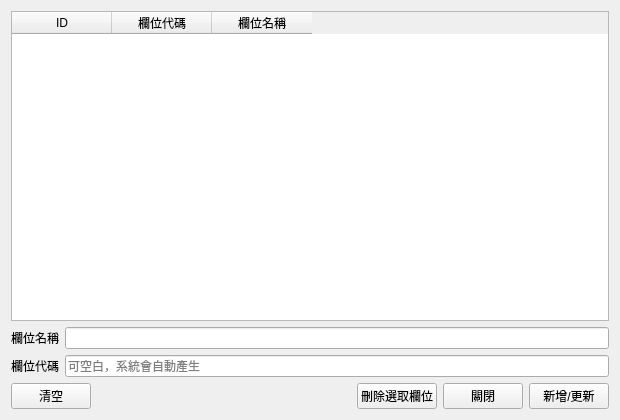
<?xml version="1.0" encoding="UTF-8"?>
<ui version="4.0">
 <class>customFieldManagementDialogContent</class>
 <widget class="QWidget" name="customFieldManagementDialogContent">
  <property name="geometry">
   <rect>
    <x>0</x>
    <y>0</y>
    <width>620</width>
    <height>420</height>
   </rect>
  </property>
  <property name="windowTitle">
   <string>自訂欄位管理</string>
  </property>
  <property name="dialogSize" stdset="0">
   <size>
    <width>620</width>
    <height>420</height>
   </size>
  </property>
  <layout class="QVBoxLayout" name="customFieldManagementLayout" stretch="1,0,0">
   <property name="spacing">
    <number>6</number>
   </property>
   <property name="leftMargin">
    <number>11</number>
   </property>
   <property name="topMargin">
    <number>11</number>
   </property>
   <property name="rightMargin">
    <number>11</number>
   </property>
   <property name="bottomMargin">
    <number>11</number>
   </property>
   <item>
    <widget class="TableWidget" name="fieldsTable">
     <property name="editTriggers">
      <set>QAbstractItemView::NoEditTriggers</set>
     </property>
     <property name="selectionMode">
      <enum>QAbstractItemView::SingleSelection</enum>
     </property>
     <property name="selectionBehavior">
      <enum>QAbstractItemView::SelectRows</enum>
     </property>
     <attribute name="verticalHeaderVisible">
      <bool>false</bool>
     </attribute>
     <column>
      <property name="text">
       <string>ID</string>
      </property>
     </column>
     <column>
      <property name="text">
       <string>欄位代碼</string>
      </property>
     </column>
     <column>
      <property name="text">
       <string>欄位名稱</string>
      </property>
     </column>
    </widget>
   </item>
   <item>
    <layout class="QGridLayout" name="formLayout">
     <property name="horizontalSpacing">
      <number>6</number>
     </property>
     <property name="verticalSpacing">
      <number>6</number>
     </property>
     <property name="leftMargin">
      <number>0</number>
     </property>
     <property name="topMargin">
      <number>0</number>
     </property>
     <property name="rightMargin">
      <number>0</number>
     </property>
     <property name="bottomMargin">
      <number>0</number>
     </property>
     <item row="0" column="0">
      <widget class="QLabel" name="labelLabel">
       <property name="text">
        <string>欄位名稱</string>
       </property>
      </widget>
     </item>
     <item row="0" column="1">
      <widget class="LineEdit" name="labelEdit" />
     </item>
     <item row="1" column="0">
      <widget class="QLabel" name="keyLabel">
       <property name="text">
        <string>欄位代碼</string>
       </property>
      </widget>
     </item>
     <item row="1" column="1">
      <widget class="LineEdit" name="keyEdit">
       <property name="placeholderText">
        <string>可空白，系統會自動產生</string>
       </property>
      </widget>
     </item>
    </layout>
   </item>
   <item>
    <layout class="QHBoxLayout" name="buttonRow" stretch="0,1,0,0,0">
     <property name="spacing">
      <number>6</number>
     </property>
     <property name="leftMargin">
      <number>0</number>
     </property>
     <property name="topMargin">
      <number>0</number>
     </property>
     <property name="rightMargin">
      <number>0</number>
     </property>
     <property name="bottomMargin">
      <number>0</number>
     </property>
     <item>
      <widget class="PushButton" name="clearButton">
       <property name="text">
        <string>清空</string>
       </property>
      </widget>
     </item>
     <item>
      <spacer name="buttonRowSpacer">
       <property name="orientation">
        <enum>Qt::Horizontal</enum>
       </property>
       <property name="sizeHint" stdset="0">
        <size>
         <width>0</width>
         <height>0</height>
        </size>
       </property>
      </spacer>
     </item>
     <item>
      <widget class="PushButton" name="deleteButton">
       <property name="text">
        <string>刪除選取欄位</string>
       </property>
      </widget>
     </item>
     <item>
      <widget class="PushButton" name="closeButton">
       <property name="text">
        <string>關閉</string>
       </property>
      </widget>
     </item>
     <item>
      <widget class="PrimaryPushButton" name="saveButton">
       <property name="text">
        <string>新增/更新</string>
       </property>
      </widget>
     </item>
    </layout>
   </item>
  </layout>
 </widget>
 <customwidgets>
 <customwidget>
  <class>LineEdit</class>
  <extends>QLineEdit</extends>
  <header>qfluentwidgets</header>
 </customwidget>
 <customwidget>
  <class>PrimaryPushButton</class>
  <extends>QPushButton</extends>
  <header>qfluentwidgets</header>
 </customwidget>
 <customwidget>
  <class>PushButton</class>
  <extends>QPushButton</extends>
  <header>qfluentwidgets</header>
 </customwidget>
 <customwidget>
  <class>TableWidget</class>
  <extends>QTableWidget</extends>
  <header>qfluentwidgets</header>
 </customwidget>
 </customwidgets>
 <resources />
 <connections />
</ui>
